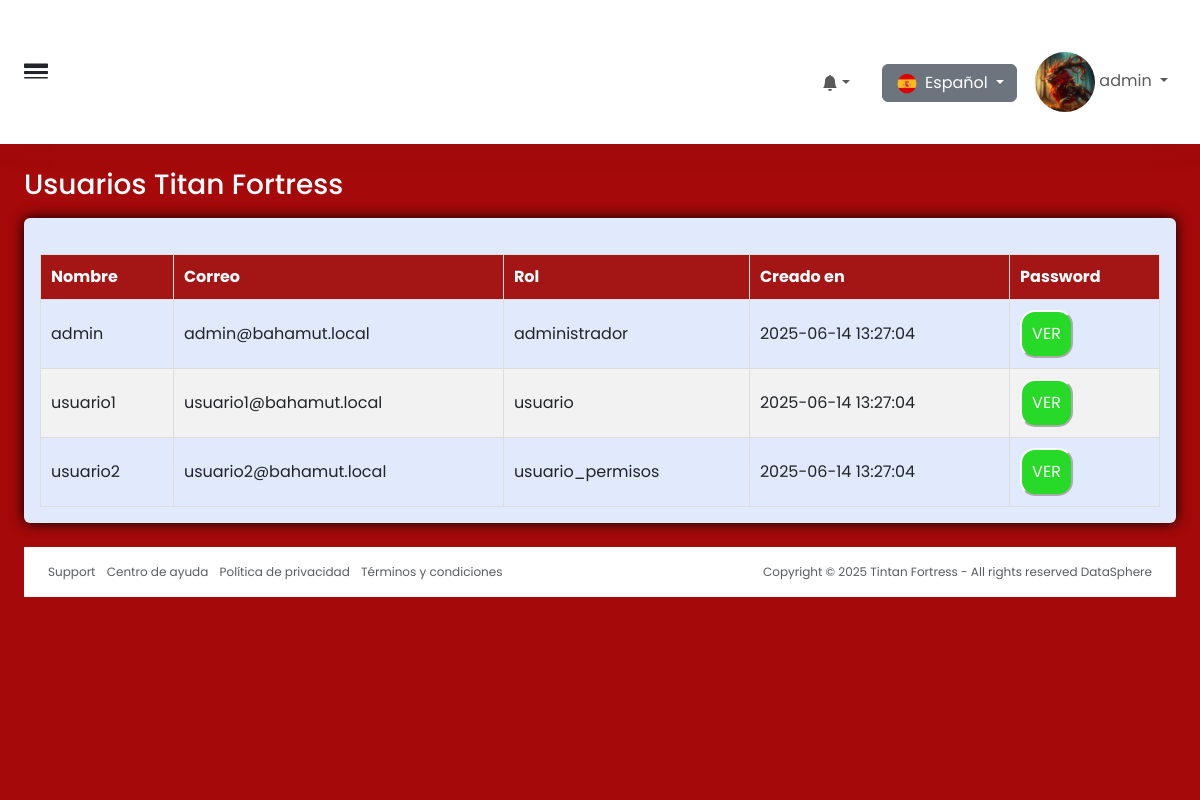
/usuarios.php (signed in), run on the app's committed database.
### tables this page shows
CREATE TABLE `usuarios` (
  `id` int(11) NOT NULL,
  `nombre_usuario` varchar(100) NOT NULL,
  `contraseña` text NOT NULL,
  `correo_electronico` varchar(255) DEFAULT NULL,
  `id_rol` int(11) NOT NULL,
  `creado_en` timestamp NOT NULL DEFAULT current_timestamp(),
  `imagen` varchar(255) DEFAULT NULL
);

CREATE TABLE `roles` (
  `id` int(11) NOT NULL,
  `nombre` varchar(50) NOT NULL,
  `descripcion` text DEFAULT NULL
);

### usuarios.php (the view, shortened to what this page needs)
<?php
try {
    include 'conexion.php';
    $nombreUsuario = $_SESSION['nombre'];
    $rolUsuario = $_SESSION['rol_usuario'];
    $isAdmin = ($rolUsuario === 'administrador');
    $tienePermisoPassword = ($rolUsuario === 'usuario_permisos' || $isAdmin);
    if ($isAdmin) {
        $sql = "SELECT u.id, u.nombre_usuario, u.correo_electronico, u.contraseña, u.creado_en, r.nombre AS rol
            FROM usuarios u
            JOIN roles r ON u.id_rol = r.id";
        $stmt = $conn->prepare($sql);
    }
    $stmt->execute();
    $usuarios = $stmt->fetchAll(PDO::FETCH_ASSOC);
    $usuario_id = $_SESSION['usuario_id'];
    $sqlImagen = "SELECT imagen FROM usuarios WHERE id = :id";
    $stmtImagen = $conn->prepare($sqlImagen);
    $stmtImagen->execute([':id' => $usuario_id]);
    $imagenUsuario = $stmtImagen->fetchColumn();
    ?>
    <!DOCTYPE html>
    <html lang="es">
    <head>
        <link rel="stylesheet" href="css/index.css">
        <link href="https://cdn.jsdelivr.net/npm/bootstrap@5.3.6/dist/css/bootstrap.min.css" rel="stylesheet"
>
        <link rel="stylesheet" href="https://cdn.jsdelivr.net/npm/bootstrap-icons@1.13.1/font/bootstrap-icons.min.css">
        <link rel="stylesheet" href="css/usuarios.css">
    </head>
    <body>
        <div class="wrapper w-100 d-flex align-items-start justify-content-between bg-black">
            <div class="main">
                <nav
                    class="navbar-main d-flex justify-content-between align-items-center p-4 navbar navbar-expand navbar-light">
                    <span class="sidebar-toggle d-flex align-items-center fs-4">
                        <i class="bi bi-border-width" id=toggle></i>
                    </span>
                    <div class="navbar-collapse collapse">
                        <div class="navbar-align navbar-nav ms-auto">
                            <div class="me-2 nav-item dropdown d-flex position-relative">
                                <a id="element" class="d-flex align-items-center nav-link nav-icon dropdown-toggle"
                                    aria-expanded="true">
                                    <div class="position-relative">
                                        <svg xmlns="http://www.w3.org/2000/svg" width="16" height="16" fill="currentColor"
                                            class="bi bi-bell-fill" viewBox="0 0 16 16">
                                            <path
                                                d="M8 16a2 2 0 0 0 2-2H6a2 2 0 0 0 2 2m.995-14.901a1 1 0 1 0-1.99 0A5 5 0 0 0 3 6c0 1.098-.5 6-2 7h14c-1.5-1-2-5.902-2-7 0-2.42-1.72-4.44-4.005-4.901" />
                                        </svg>
                                    </div>
                                </a>
                            </div>
                            <a href="#" type="button" class="nav-icon modes nav-link d-flex align-items-center"></a>
                            <div class="me-2 nav-item dropdown d-flex position-relative">
                                <div class="dropdown">
                                    <button class="btn btn-secondary dropdown-toggle" type="button" id="languageDropdown"
                                        data-bs-toggle="dropdown" aria-expanded="false">
                                        <img src="img/españa.webp" alt="España" width="20" class="me-1"> Español
                                    </button>
                                </div>
                            </div>
                            <div class="nav-item dropdown nav-item-user">
                                <span class="d-none d-sm-inline-block nav-icon" aria-expanded="true">
                                    <a href="#" class="nav-link dropdown-toggle" aria-expanded="false">
                                        <img src="img/usuarios/<?= $imagenUsuario ?>" class="imgUSU">
                                        <span><?= htmlspecialchars($nombreUsuario) ?></span>
                                    </a>
                                </span>
                            </div>
                        </div>
                    </div>
                </nav>
                <div class="content">
                    <div class="p-0 container-fluid">
                        <div class="mb-2 mb-xl-2 row">
                            <div class="d-none d-sm-block col-auto">
                                <h3>Usuarios Titan Fortress</h3>
                            </div>
                        </div>
                        <div class="row">
                            <div class="w-100">
                                <div class="illustration card border-0 w-100" style="background-color: #e0eafc;">
                                    <div class="card-body w-100">
                                        <div class="usuarios-container w-100">
                                            <div class="contenido" style="overflow-x: auto; width: 100%;">
                                                <table class="tabla_resultados w-100">
                                                    <thead>
                                                        <tr>
                                                            <th>Nombre</th>
                                                            <th>Correo</th>
                                                            <th>Rol</th>
                                                            <th>Creado en</th>
                                                            <?php if ($tienePermisoPassword): ?>
                                                                <th>Password</th>
                                                            <?php endif; ?>
                                                        </tr>
                                                    </thead>
                                                    <tbody>
                                                        <?php foreach ($usuarios as $index => $u): ?>
                                                            <tr>
                                                                <td><?= htmlspecialchars($u['nombre_usuario']) ?></td>
                                                                <td><?= htmlspecialchars($u['correo_electronico']) ?></td>
                                                                <td><?= htmlspecialchars($u['rol']) ?></td>
                                                                <td><?= htmlspecialchars($u['creado_en']) ?></td>
                                                                <?php if ($tienePermisoPassword): ?>
                                                                    <td>
                                                                        <button id="btn<?= $index ?>"
                                                                            onclick="verPassword(<?= $index ?>)"
                                                                            class="boton_ver">VER</button>
                                                                    </td>
                                                                <?php endif; ?>
                                                            </tr>
                                                        <?php endforeach; ?>
                                                    </tbody>
                                                </table>
                                            </div>
                                        </div>
                                    </div>
                                </div>
                            </div>
                        </div>
                    </div>
                    <footer class="footer bg-white py-3">
                        <div class="container-fluid">
                            <div class="text-muted row">
                                <div class="text-start d-flex col-6">
                                    <ul class="list-inline mb-0">
                                        <li class="list-inline-item"><a href="#" class="text-muted">Support</a></li>
                                        <li class="list-inline-item"><a href="#" class="text-muted">Centro de ayuda</a></li>
                                        <li class="list-inline-item"><a href="#" class="text-muted">Política de
                                                privacidad</a>
                                        </li>
                                        <li class="list-inline-item"><a href="#" class="text-muted">Términos y
                                                condiciones</a>
                                        </li>
                                    </ul>
                                </div>
                                <div class="text-end col-6">
                                    <p class="mb-0">Copyright © 2025 Tintan Fortress - All rights reserved <a href="#"
                                            class="text-muted">DataSphere</a></p>
                                </div>
                            </div>
                        </div>
                    </footer>
                </div>
            </div>
    </body>
    </html>
    <?php
} catch (PDOException $e) {
    die("Error en la conexión a la base de datos: " . $e->getMessage());
}
?>

### css/index.css (style rules this page uses)
* { margin: 0; padding: 0; box-sizing: border-box; list-style: none; text-decoration: none; font-family: "Poppins", serif; }
.dropdown { margin-top: 20px; }
.imgUSU { width: 60px; height: 60px; border-radius: 40px; }
:root { --color-primary: #202434; --color-primary-light: #293042; --color-accent-blue: #3f80ea; --color-white: white; --color-black: black; --color-gray-light: #ced4da; --color-gray-blue-trasnparent: #e2e8ee80 --transition-speed-fast: .4s ease-in-out; --transition-speed-slow: .6s ease-in-out; }
a { text-decoration: none !important; }
ul { padding-left: 0 !important; }
li { list-style: none !important; }
img { height: 20px; margin-left: 2px; }
h3 { color: white !important; }
.wrapper { width: 100%; align-items: stretch; display: flex; }
.main { display: flex; width: 100%; height: 100vh; overflow-y: scroll; min-width: 0; transition: margin-left .35s ease-in-out, left .35s ease-in-out, margin-right .35s ease-in-out, right .35s ease-in-out; flex-direction: column; }
.navbar-main { border-bottom: 0 !important; box-shadow: 0 0 2rem #2930421a !important; background-color: var(--color-white) !important; }
#toggle { cursor: pointer !important; }
.nav-item-user { cursor: pointer !important; }
.text-muted { color: rgba(108, 117, 125, .75); font-size: 12px; margin-bottom: 0; }
#element { cursor: pointer; }
.content { padding: 2.5rem 2.5rem 1.5rem; flex: 1; direction: 1fr; background-color: rgb(165, 9, 9); }
.illustration { color: var(--color-accent-blue); }
.card { margin-bottom: 24px; box-shadow: 0 0 .875rem black; }
footer { padding: 1rem 0.75rem; background-color: var(--color-white); direction: ltr; }
@media (min-width: 1px) and (max-width:2570px) { .content { padding: 1.5rem !important; } }

### css/usuarios.css (style rules this page uses)
.tabla_resultados { width: 100%; border-collapse: collapse; margin-top: 20px; }
.tabla_resultados th, .tabla_resultados td { padding: 10px; border: 1px solid #ddd; text-align: left; }
.tabla_resultados th { background-color: #a41515; color: white; }
.tabla_resultados tr:nth-child(even) { background-color: #f2f2f2; }
.contenido { width: 100%; }
.boton_ver { background-color: rgb(39, 218, 39); color: white; padding: 10px; border-radius: 15px; border-color: white; }

### data on the page
usuarios: imagen (picture), nombre_usuario "admin", correo_electronico "admin@bahamut.local", id_rol.nombre "administrador", creado_en "2025-06-14 13:27:04"
usuarios: nombre_usuario "usuario1", correo_electronico "usuario1@bahamut.local", id_rol.nombre "usuario", creado_en "2025-06-14 13:27:04"
usuarios: nombre_usuario "usuario2", correo_electronico "usuario2@bahamut.local", id_rol.nombre "usuario_permisos", creado_en "2025-06-14 13:27:04"

### other printed values
$nombreUsuario "admin"
